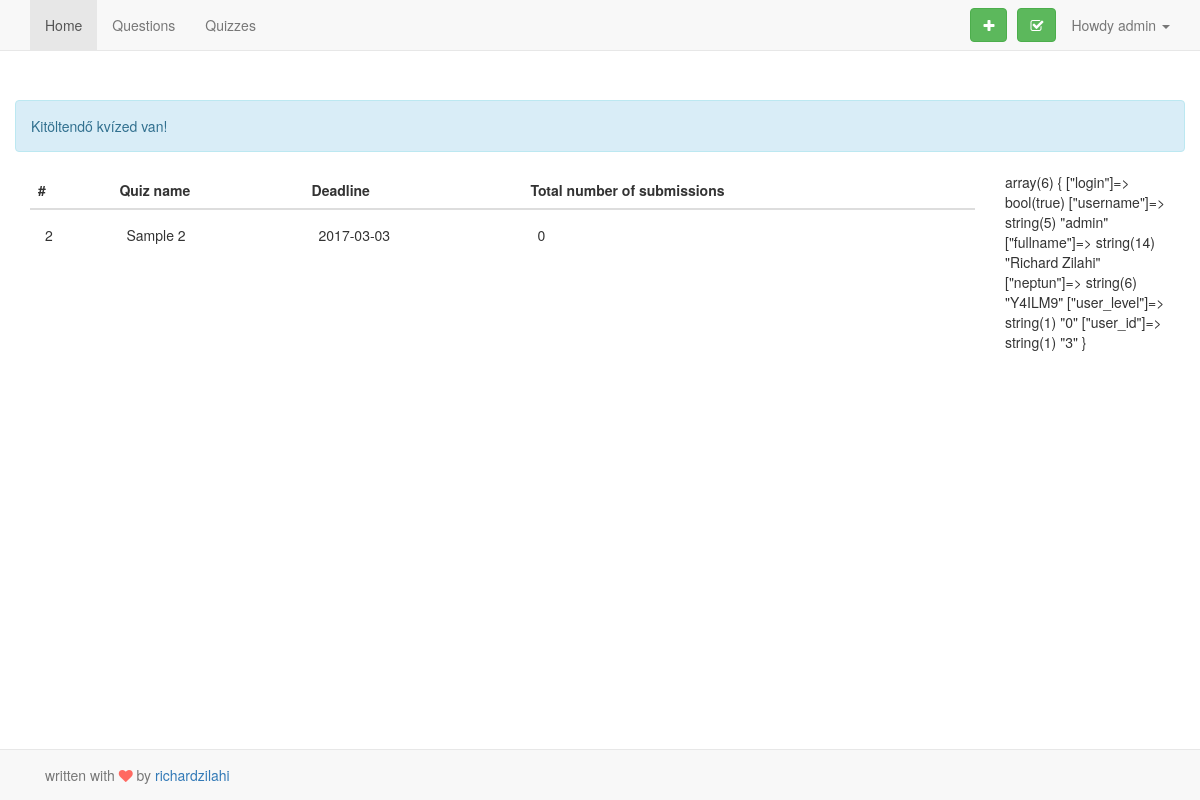
The app's page /quiz_db_BACKUP/index.php (signed in) with its own data.
### tables this page shows
CREATE TABLE `quizs` (
  `id` int(11) NOT NULL,
  `timestamp` timestamp NOT NULL DEFAULT CURRENT_TIMESTAMP ON UPDATE CURRENT_TIMESTAMP,
  `name` varchar(255) NOT NULL,
  `questions` varchar(255) NOT NULL,
  `deadline` date NOT NULL,
  `starts_from` date NOT NULL,
  `owner` varchar(255) NOT NULL,
  `max_sub` int(11) NOT NULL DEFAULT '5'
);

### quiz_db_BACKUP/MySQL.php (called while the page is built, shortened)
<?php
class MySQL {
    private static $mysql_connection;
    static function connect() {
        $mysqlDatas = require(__DIR__ . "/configClass.php");
        self::$mysql_connection = new mysqli($mysqlDatas["mysql_host"], $mysqlDatas["mysql_username"], $mysqlDatas["mysql_password"], $mysqlDatas["mysql_database"]);
        self::$mysql_connection->set_charset("utf8");
        return mysqli_connect_errno();
    }
    static function getRows($query) {
        $array = array();
        if ( $result = self::$mysql_connection->query($query) ) {
            while ( $row = $result->fetch_object() ) {
                $array[] = $row;
            }
        }
        return $array;
    }
    static function checkUserSubmisson($table, $quizIdRow, $quizIdValue, $userRow, $userValue) {
        $query = "SELECT id FROM " . $table . " WHERE " . $quizIdRow . "='" . $quizIdValue . "' AND " . $userRow . " = '" . $userValue .  "';";
        return count(self::getRows($query)) ;
    }
    static function countEntry($table, $key, $value) {
        $query = "SELECT id FROM " . '`'.$table.'`' . " WHERE " . '`'.$key.'`' . "='" . $value . "' ;";
        return count(self::getRows($query)) ;
    }
}
?>

### quiz_db_BACKUP/functions.php (the view, shortened to what this page needs)
<?php
include_once("MySQL.php");
function createTemplateForUnsubmittedQuiz ($count, $name, $deadline, $numberOfSubmission) {
  $htmlElement = '
  <tr>
    <td>'.$count.'</td>
    <td>'.$name.'</td>
    <td>'.$deadline.'</td>
    <td>'.$numberOfSubmission.'</td>
  </tr>
  ';
  return $htmlElement;
}
function countSubbmissionForQuiz ($quizId) {
  $result = MySQL::countEntry("submissions", "quiz_id", $quizId);
  return $result;
}
function checkIfTheresOpenQuizzes() {
  $currentDate = date("Y-m-d");
  $getAllOpenQuizzesSql = "SELECT * FROM `quizs` where `deadline` > '$currentDate' " ;
  $tableHead = '<table id="" class="table table-hover">
    <thead>
      <tr>
        <th>#</th>
        <th>Quiz name</th>
        <th>Deadline</th>
        <th>Total number of submissions</th>
      </tr>
    </thead>
    <tbody>
';
$tableFooter = '</tbody>
</table>';
  $rows = MySQL::getRows($getAllOpenQuizzesSql);
  foreach ($rows as $row ) {
    $count++;
    $id = $row->id;
    $name = $row->name;
    $deadline = $row->deadline;
    $numberOfSubmission = countSubbmissionForQuiz($id);
    $isThereAnySubmission = MySQL::checkUserSubmisson('`submissions`', '`quiz_id`', $id, '`user_id`', $_SESSION['user_id']);
    if ($isThereAnySubmission == 0 ) {
      $result .= createTemplateForUnsubmittedQuiz($count, $name, $deadline, $numberOfSubmission);
    }
  }
  echo $tableHead.$result.$tableFooter;
}
?>

### quiz_db_BACKUP/css/questions.css (style rules this page uses)
.table>tbody>tr>td { padding: 15px; }

### records on screen
quizs: count "2", name "Sample 2", deadline "2017-03-03"

### other values on screen
$_SESSION['username'] "admin"
